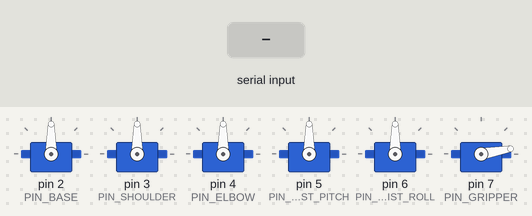
Simulated run of this sketch. Board: Arduino Uno, built with avr-gcc and run on an emulated ATmega328P. Parts: 6 × servo. The test bench sets the inputs (shaded band). What the sketch prints to the serial monitor is not drawn.

Above: at 1.2 s.
1.3 s: "PARK\n" received over Serial
At 2.9 s:
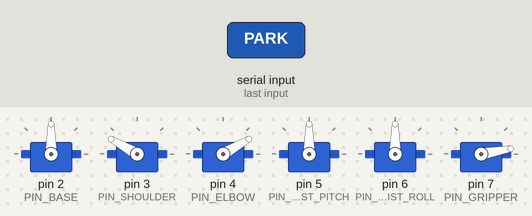
3.7 s: "PICK\n" received over Serial
At 7.2 s:
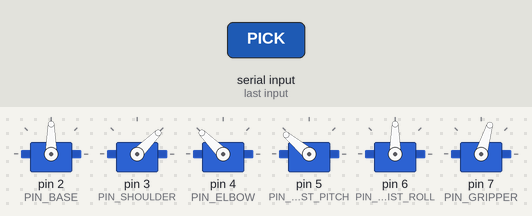
9.7 s: "WAVE\n" received over Serial
At 12.84 s:
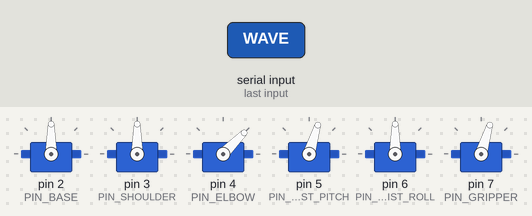
Timing chart, 0 to 23.3 s (numbered marks = the images above; inputs shaded):
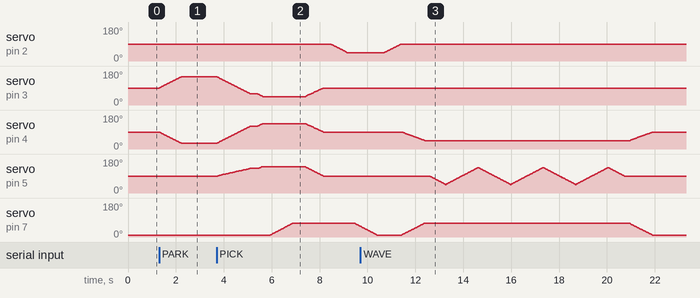

Measured:
- after the input at 1.3 s, servo on pin 3 (PIN_SHOULDER): moves from 90° to 150° over 0.92 s, starting at once; servo on pin 4 (PIN_ELBOW): moves from 90° to 30° over 0.92 s, starting at once
- after the input at 3.7 s, servo on pin 2 (PIN_BASE): moves from 90° to 45° over 0.68 s, starting after 4.8 s; servo on pin 4 (PIN_ELBOW): rises from 30° to 135° in 1.9 s, then falls to 90° in 2.5 s

The sketch:

robotic_arm.ino
```cpp
/*
 * ═══════════════════════════════════════════════════════════════
 *  6-DOF Robotic Arm Controller
 *  Designed for: SolidWorks 6-DOF Articulated Arm w/ Parallel Linkage
 * ═══════════════════════════════════════════════════════════════
 *
 *  Joint Map (matching SolidWorks assembly):
 *
 *    Joint 0 — BASE ROTATION    (Servo on circular platform)
 *              Rotates entire arm in horizontal plane (yaw)
 *              Range: 0°–180°  |  Home: 90°
 *
 *    Joint 1 — SHOULDER         (Servo at base-to-lower-arm pivot)
 *              Tilts the lower parallel-linkage arm segment
 *              Range: 15°–165° |  Home: 90°
 *
 *    Joint 2 — ELBOW            (Servo at lower-arm-to-upper-arm pivot)
 *              Bends the upper arm segment relative to lower
 *              Range: 0°–180°  |  Home: 90°
 *
 *    Joint 3 — WRIST PITCH      (Servo at upper-arm-to-wrist pivot)
 *              Tilts the end-effector up/down
 *              Range: 0°–180°  |  Home: 90°
 *
 *    Joint 4 — WRIST ROLL       (Servo rotating the gripper mount)
 *              Rotates end-effector around its own axis
 *              Range: 0°–180°  |  Home: 90°
 *
 *    Joint 5 — GRIPPER          (Servo driving the claw mechanism)
 *              Opens and closes the claw/gripper
 *              Range: 10°–73°  |  Home: 10° (open)
 *
 *  Hardware:
 *    - 6x MG996R or equivalent servo motors (or MG90S for wrist/gripper)
 *    - Arduino Mega 2560 (recommended) or Uno
 *    - External 6V 5A power supply for servos (do NOT power from Arduino 5V)
 *    - Common GND between Arduino and servo PSU
 *
 *  Serial Commands (115200 baud):
 *    Jn:angle     — Move joint n to angle    (e.g. "J0:90")
 *    HOME         — Move all joints to home position
 *    PARK         — Move to folded park position
 *    PICK         — Execute pick-up demo sequence
 *    WAVE         — Friendly wave gesture
 *    GRIP:angle   — Set gripper (shortcut for J5)
 *    SPEED:ms     — Set step delay in ms (default 15)
 *    POS          — Print current joint positions
 *    HELP         — Print command list
 *
 * ═══════════════════════════════════════════════════════════════
 */

#include <Servo.h>

// ─── PIN CONFIGURATION ────────────────────────────────────────
// Use PWM-capable pins. On Mega: 2-13, 44-46. On Uno: 3,5,6,9,10,11.
#define PIN_BASE          2    // Joint 0 — Base rotation
#define PIN_SHOULDER      3    // Joint 1 — Shoulder
#define PIN_ELBOW         4    // Joint 2 — Elbow
#define PIN_WRIST_PITCH   5    // Joint 3 — Wrist pitch
#define PIN_WRIST_ROLL    6    // Joint 4 — Wrist roll
#define PIN_GRIPPER       7    // Joint 5 — Gripper

#define NUM_JOINTS        6

// ─── JOINT LIMITS (degrees) ──────────────────────────────────
// Based on mechanical constraints of the SolidWorks assembly.
// The parallel-linkage shoulder has tighter limits to avoid
// self-collision with the base platform.
struct JointConfig {
    const char* name;
    uint8_t pin;
    uint8_t minAngle;
    uint8_t maxAngle;
    uint8_t homeAngle;
};

const JointConfig JOINTS[NUM_JOINTS] = {
    { "Base",         PIN_BASE,         0,  180,  90 },   // J0
    { "Shoulder",     PIN_SHOULDER,    15,  165,  90 },   // J1
    { "Elbow",        PIN_ELBOW,        0,  180,  90 },   // J2
    { "Wrist Pitch",  PIN_WRIST_PITCH,  0,  180,  90 },   // J3
    { "Wrist Roll",   PIN_WRIST_ROLL,   0,  180,  90 },   // J4
    { "Gripper",      PIN_GRIPPER,     10,   73,  10 },   // J5
};

// ─── GLOBALS ──────────────────────────────────────────────────
Servo servos[NUM_JOINTS];
uint8_t currentAngle[NUM_JOINTS];   // Tracks current position of each joint
uint8_t targetAngle[NUM_JOINTS];    // Target position for interpolated moves
unsigned int stepDelayMs = 15;      // ms between each 1° step (controls speed)

// ─── UTILITY: Clamp angle to joint limits ─────────────────────
uint8_t clampAngle(uint8_t joint, int angle) {
    if (angle < JOINTS[joint].minAngle) return JOINTS[joint].minAngle;
    if (angle > JOINTS[joint].maxAngle) return JOINTS[joint].maxAngle;
    return (uint8_t)angle;
}

// ─── MOVE: Single joint smooth interpolation ──────────────────
// Moves one joint from current position to target, 1° at a time.
void moveJoint(uint8_t joint, uint8_t target) {
    if (joint >= NUM_JOINTS) return;
    target = clampAngle(joint, target);

    int current = currentAngle[joint];
    int step = (target > current) ? 1 : -1;

    while (current != target) {
        current += step;
        servos[joint].write(current);
        delay(stepDelayMs);
    }
    currentAngle[joint] = target;
}

// ─── MOVE: All joints simultaneously (coordinated motion) ─────
// Interpolates all joints toward their targets at roughly the
// same rate so the arm traces a smoother path in joint-space.
void moveAllJoints(uint8_t targets[NUM_JOINTS]) {
    // Clamp all targets
    for (uint8_t i = 0; i < NUM_JOINTS; i++) {
        targets[i] = clampAngle(i, targets[i]);
    }

    // Find the joint with the largest travel distance
    int maxDelta = 0;
    for (uint8_t i = 0; i < NUM_JOINTS; i++) {
        int delta = abs((int)targets[i] - (int)currentAngle[i]);
        if (delta > maxDelta) maxDelta = delta;
    }

    if (maxDelta == 0) return; // Already at target

    // Step all joints proportionally
    for (int step = 1; step <= maxDelta; step++) {
        for (uint8_t i = 0; i < NUM_JOINTS; i++) {
            int delta = (int)targets[i] - (int)currentAngle[i];
            // Linear interpolation: position = start + (delta * step / maxDelta)
            int pos = (int)currentAngle[i] + (delta * step) / maxDelta;
            // Avoid redundant writes — only if the rounded position changed
            servos[i].write(pos);
        }
        delay(stepDelayMs);
    }

    // Finalize positions
    for (uint8_t i = 0; i < NUM_JOINTS; i++) {
        currentAngle[i] = targets[i];
        servos[i].write(targets[i]);
    }
}

// ─── PRESET: Home position ────────────────────────────────────
// Arm stands upright, centered, gripper open.
void goHome() {
    Serial.println(F("[INFO] Moving to HOME position..."));
    uint8_t home[NUM_JOINTS];
    for (uint8_t i = 0; i < NUM_JOINTS; i++) {
        home[i] = JOINTS[i].homeAngle;
    }
    moveAllJoints(home);
    Serial.println(F("[INFO] HOME reached."));
}

// ─── PRESET: Park (folded compact position) ──────────────────
// Arm folds down for storage/transport. Minimizes profile.
void goPark() {
    Serial.println(F("[INFO] Moving to PARK position..."));
    uint8_t park[NUM_JOINTS] = {
        90,   // Base centered
        150,  // Shoulder folded down toward base
        30,   // Elbow tucked in
        90,   // Wrist neutral
        90,   // Roll neutral
        10    // Gripper open
    };
    moveAllJoints(park);
    Serial.println(F("[INFO] PARK reached."));
}

// ─── SEQUENCE: Pick-up demo ──────────────────────────────────
// Demonstrates reaching forward, gripping, lifting, and returning.
void pickSequence() {
    Serial.println(F("[SEQ] Starting PICK sequence..."));

    // 1. Move to pre-pick position (arm extended forward, low)
    uint8_t prePick[NUM_JOINTS] = { 90, 60, 120, 130, 90, 10 };
    Serial.println(F("  -> Pre-pick position"));
    moveAllJoints(prePick);
    delay(300);

    // 2. Lower to object (shoulder drops, wrist adjusts)
    uint8_t reach[NUM_JOINTS] = { 90, 45, 135, 140, 90, 10 };
    Serial.println(F("  -> Reaching..."));
    moveAllJoints(reach);
    delay(300);

    // 3. Close gripper
    Serial.println(F("  -> Gripping"));
    moveJoint(5, 73);  // Gripper closed
    delay(500);

    // 4. Lift object (shoulder raises, elbow straightens)
    uint8_t lift[NUM_JOINTS] = { 90, 90, 90, 90, 90, 73 };
    Serial.println(F("  -> Lifting"));
    moveAllJoints(lift);
    delay(300);

    // 5. Rotate to drop position
    uint8_t drop[NUM_JOINTS] = { 45, 90, 90, 90, 90, 73 };
    Serial.println(F("  -> Rotating to drop zone"));
    moveAllJoints(drop);
    delay(300);

    // 6. Release
    Serial.println(F("  -> Releasing"));
    moveJoint(5, 10);  // Gripper open
    delay(300);

    // 7. Return home
    goHome();
    Serial.println(F("[SEQ] PICK sequence complete."));
}

// ─── SEQUENCE: Wave gesture ──────────────────────────────────
void waveSequence() {
    Serial.println(F("[SEQ] Waving..."));

    // Raise arm
    uint8_t raised[NUM_JOINTS] = { 90, 90, 45, 90, 90, 73 };
    moveAllJoints(raised);
    delay(200);

    // Wave the wrist back and forth 3 times
    for (int i = 0; i < 3; i++) {
        moveJoint(3, 45);
        moveJoint(3, 135);
    }
    moveJoint(3, 90);
    delay(200);

    goHome();
    Serial.println(F("[SEQ] Wave complete."));
}

// ─── PRINT: Current joint positions ──────────────────────────
void printPositions() {
    Serial.println(F("─── Current Joint Positions ───"));
    for (uint8_t i = 0; i < NUM_JOINTS; i++) {
        Serial.print(F("  J"));
        Serial.print(i);
        Serial.print(F(" ["));
        Serial.print(JOINTS[i].name);
        Serial.print(F("]: "));
        Serial.print(currentAngle[i]);
        Serial.print(F("°  ("));
        Serial.print(JOINTS[i].minAngle);
        Serial.print(F("–"));
        Serial.print(JOINTS[i].maxAngle);
        Serial.println(F("°)"));
    }
    Serial.println(F("───────────────────────────────"));
}

// ─── PRINT: Help / command reference ─────────────────────────
void printHelp() {
    Serial.println(F(""));
    Serial.println(F("╔═══════════════════════════════════════╗"));
    Serial.println(F("║   6-DOF Robotic Arm — Command List    ║"));
    Serial.println(F("╠═══════════════════════════════════════╣"));
    Serial.println(F("║ Jn:angle  Move joint n to angle       ║"));
    Serial.println(F("║           e.g. J0:90, J5:73           ║"));
    Serial.println(F("║ HOME      All joints to home          ║"));
    Serial.println(F("║ PARK      Fold arm for storage        ║"));
    Serial.println(F("║ PICK      Pick-up demo sequence       ║"));
    Serial.println(F("║ WAVE      Wave gesture                ║"));
    Serial.println(F("║ GRIP:n    Set gripper angle            ║"));
    Serial.println(F("║ SPEED:n   Set step delay (ms)         ║"));
    Serial.println(F("║ POS       Print current positions     ║"));
    Serial.println(F("║ HELP      Show this message           ║"));
    Serial.println(F("╚═══════════════════════════════════════╝"));
    Serial.println(F(""));
}

// ─── SERIAL COMMAND PARSER ────────────────────────────────────
void parseCommand(String cmd) {
    cmd.trim();
    cmd.toUpperCase();

    if (cmd == "HOME") {
        goHome();
    }
    else if (cmd == "PARK") {
        goPark();
    }
    else if (cmd == "PICK") {
        pickSequence();
    }
    else if (cmd == "WAVE") {
        waveSequence();
    }
    else if (cmd == "POS") {
        printPositions();
    }
    else if (cmd == "HELP") {
        printHelp();
    }
    else if (cmd.startsWith("SPEED:")) {
        int val = cmd.substring(6).toInt();
        if (val >= 1 && val <= 100) {
            stepDelayMs = val;
            Serial.print(F("[INFO] Step delay set to "));
            Serial.print(stepDelayMs);
            Serial.println(F(" ms"));
        } else {
            Serial.println(F("[ERR] Speed must be 1–100 ms"));
        }
    }
    else if (cmd.startsWith("GRIP:")) {
        int angle = cmd.substring(5).toInt();
        Serial.print(F("[MOVE] Gripper -> "));
        Serial.println(angle);
        moveJoint(5, angle);
    }
    else if (cmd.startsWith("J") && cmd.indexOf(':') > 0) {
        // Parse "Jn:angle"
        int colonIdx = cmd.indexOf(':');
        int joint = cmd.substring(1, colonIdx).toInt();
        int angle = cmd.substring(colonIdx + 1).toInt();

        if (joint >= 0 && joint < NUM_JOINTS) {
            Serial.print(F("[MOVE] "));
            Serial.print(JOINTS[joint].name);
            Serial.print(F(" -> "));
            Serial.print(clampAngle(joint, angle));
            Serial.println(F("°"));
            moveJoint(joint, angle);
        } else {
            Serial.println(F("[ERR] Invalid joint index (0–5)"));
        }
    }
    else {
        Serial.print(F("[ERR] Unknown command: "));
        Serial.println(cmd);
        Serial.println(F("       Type HELP for command list."));
    }
}

// ═══════════════════════════════════════════════════════════════
//  SETUP
// ═══════════════════════════════════════════════════════════════
void setup() {
    Serial.begin(115200);
    while (!Serial) { ; }  // Wait for serial on boards with native USB

    Serial.println(F(""));
    Serial.println(F("═══════════════════════════════════════"));
    Serial.println(F("  6-DOF Robotic Arm Controller v1.0"));
    Serial.println(F("  Joints: Base | Shoulder | Elbow"));
    Serial.println(F("          Wrist Pitch | Roll | Gripper"));
    Serial.println(F("═══════════════════════════════════════"));

    // Attach all servos and move to home position
    for (uint8_t i = 0; i < NUM_JOINTS; i++) {
        servos[i].attach(JOINTS[i].pin);
        currentAngle[i] = JOINTS[i].homeAngle;
        servos[i].write(currentAngle[i]);
        Serial.print(F("  ✓ J"));
        Serial.print(i);
        Serial.print(F(" ["));
        Serial.print(JOINTS[i].name);
        Serial.print(F("] attached to pin "));
        Serial.print(JOINTS[i].pin);
        Serial.print(F(" @ "));
        Serial.print(currentAngle[i]);
        Serial.println(F("°"));
    }

    Serial.println(F(""));
    Serial.println(F("  All servos initialized at HOME."));
    Serial.println(F("  Type HELP for command list."));
    Serial.println(F("═══════════════════════════════════════"));
    Serial.println(F(""));
}

// ═══════════════════════════════════════════════════════════════
//  MAIN LOOP
// ═══════════════════════════════════════════════════════════════
void loop() {
    if (Serial.available() > 0) {
        String cmd = Serial.readStringUntil('\n');
        parseCommand(cmd);
    }
}
```
